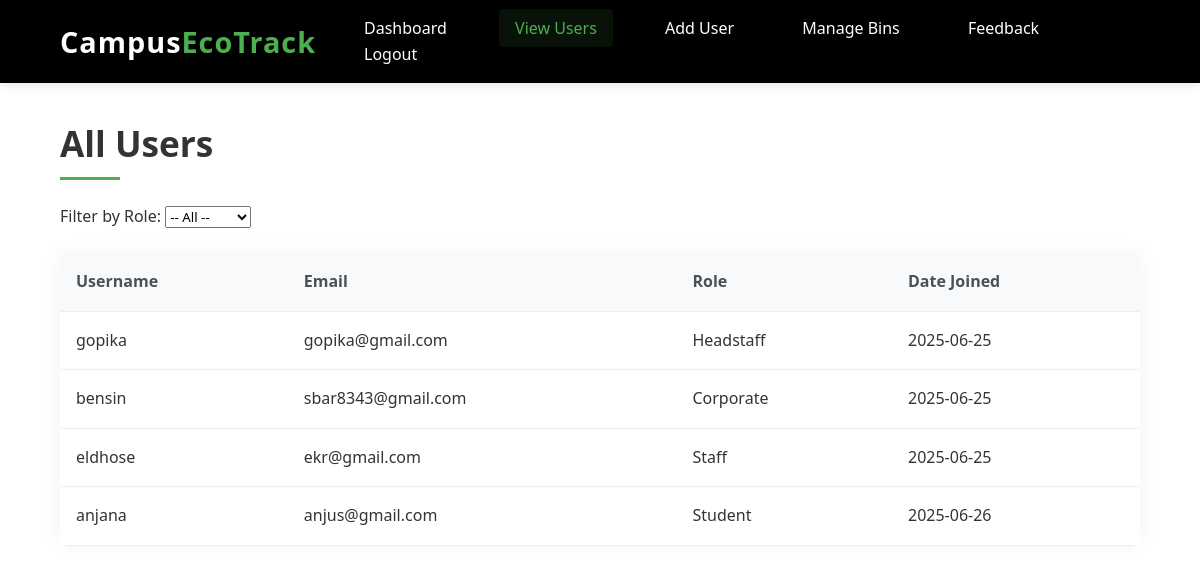
Page /view_users (signed in) on the committed database.
### general/models.py (models this page shows, shortened)
class User(AbstractUser):
    role = models.CharField(max_length=10, default='admin')

### admins/views.py (the view)
# urls.py: path('view_users', views.view_users, name='view_users'),
@login_required
def view_users(request):
    if request.user.role != 'admin':
        return render(request, '403.html')
    role = request.GET.get('role')  # Get filter from URL if any
    if role:
        users = User.objects.filter(role=role)
    else:
        users = User.objects.all().exclude(role='admin')
    return render(request, 'view_users.html', {'users': users, 'selected_role': role})

### admins/templates/view_users.html (shortened to what this page needs)
{% load static %}
<!DOCTYPE html>
<html>
<head>
    <link rel="stylesheet" href="{% static 'dashboard.css' %}">
</head>
<body>
    <header>
        <div class="logo">Campus<span>EcoTrack</span></div>
        <nav>
        <a href="{% url 'admin_dashboard' %}">Dashboard</a>
        <a class="active" href="{% url 'view_users' %}">View Users</a>
        <a href="{% url 'add_user' %}">Add User</a>
        <a href="{% url 'manage_bins' %}">Manage Bins</a>
        <a href="{% url 'view_feedback' %}">Feedback</a>
        <a href="{% url 'logout_view' %}">Logout</a>
        </nav>
    </header>
    <main class="dashboard">
        <h1>All Users</h1>
        <form method="GET" style="margin-bottom: 20px;">
            <label for="role">Filter by Role: </label>
            <select name="role" onchange="this.form.submit()">
                <option value="">-- All --</option>
            </select>
        </form>
        <table class="user-table">
            <thead>
                <tr>
                    <th>Username</th>
                    <th>Email</th>
                    <th>Role</th>
                    <th>Date Joined</th>
                </tr>
            </thead>
            <tbody>
                {% for user in users %}
                <tr>
                    <td>{{ user.username }}</td>
                    <td>{{ user.email }}</td>
                    <td>{{ user.role|capfirst }}</td>
                    <td>{{ user.date_joined|date:"Y-m-d" }}</td>
                </tr>
                {% empty %}
                <tr><td colspan="4">No users found.</td></tr>
                {% endfor %}
            </tbody>
        </table>
    </main>
</body>
</html>

### admins/static/dashboard.css (style rules this page uses)
.dashboard { padding: 2rem 5%; min-height: calc(100vh - 120px); }
.dashboard h1 { font-size: 2.2rem; margin-bottom: 1.5rem; color: #333; position: relative; padding-bottom: 0.5rem; }
.dashboard h1::after { content: ''; position: absolute; bottom: 0; left: 0; width: 60px; height: 3px; background-color: #4CAF50; }
.user-table { width: 100%; border-collapse: collapse; margin: 1.5rem 0; background-color: #fff; box-shadow: 0 0 20px rgba(0, 0, 0, 0.05); border-radius: 8px; overflow: hidden; }
.user-table th, .user-table td { padding: 1rem; text-align: left; border-bottom: 1px solid #eee; }
.user-table th { background-color: #f8f9fa; font-weight: 600; color: #495057; }

### admins/static/adcommon.css (style rules this page uses)
* { margin: 0; padding: 0; box-sizing: border-box; font-family: 'Segoe UI', Tahoma, Geneva, Verdana, sans-serif; }
body { background-color: #ffffff; color: #333333; line-height: 1.6; }
header { background-color: #000000; color: white; padding: 1rem 5%; display: flex; justify-content: space-between; align-items: center; box-shadow: 0 2px 10px rgba(0, 0, 0, 0.1); position: sticky; top: 0; z-index: 1000; }
.logo { font-size: 1.8rem; font-weight: 700; letter-spacing: 1px; }
.logo span { color: #4CAF50; }
nav a { color: #ffffff; text-decoration: none; margin-left: 2rem; font-weight: 500; transition: all 0.3s ease; padding: 0.5rem 1rem; border-radius: 4px; }
nav a.active { color: #4CAF50; background-color: rgba(76, 175, 80, 0.1); }

### rows in the picture
User: username "gopika", email "gopika@gmail.com", role "Headstaff", date_joined "2025-06-25"
User: username "bensin", email "sbar8343@gmail.com", role "Corporate", date_joined "2025-06-25"
User: username "eldhose", email "ekr@gmail.com", role "Staff", date_joined "2025-06-25"
User: username "anjana", email "anjus@gmail.com", role "Student", date_joined "2025-06-26"
